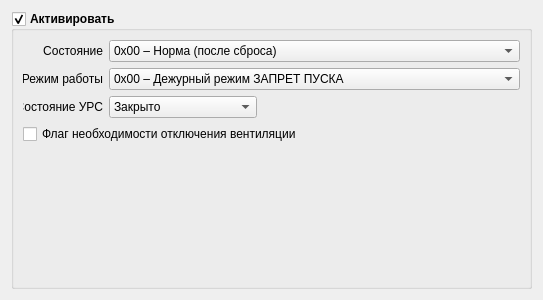
<?xml version="1.0" encoding="UTF-8"?>
<ui version="4.0">
 <class>Form</class>
 <widget class="QWidget" name="Form">
  <property name="geometry">
   <rect>
    <x>0</x>
    <y>0</y>
    <width>543</width>
    <height>300</height>
   </rect>
  </property>
  <property name="windowTitle">
   <string>Form</string>
  </property>
  <layout class="QVBoxLayout" name="verticalLayout">
   <item>
    <widget class="QGroupBox" name="groupValues_0x13">
     <property name="font">
      <font>
       <weight>75</weight>
       <bold>true</bold>
      </font>
     </property>
     <property name="title">
      <string>Активировать</string>
     </property>
     <property name="checkable">
      <bool>true</bool>
     </property>
     <layout class="QVBoxLayout" name="verticalLayout_2">
      <item>
       <layout class="QHBoxLayout" name="horizontalLayout_3">
        <item>
         <widget class="QLabel" name="label_3">
          <property name="minimumSize">
           <size>
            <width>80</width>
            <height>0</height>
           </size>
          </property>
          <property name="maximumSize">
           <size>
            <width>80</width>
            <height>16777215</height>
           </size>
          </property>
          <property name="font">
           <font>
            <weight>50</weight>
            <bold>false</bold>
           </font>
          </property>
          <property name="text">
           <string>Состояние</string>
          </property>
          <property name="alignment">
           <set>Qt::AlignRight|Qt::AlignTrailing|Qt::AlignVCenter</set>
          </property>
         </widget>
        </item>
        <item>
         <widget class="QComboBox" name="cbState_0x13">
          <property name="font">
           <font>
            <weight>50</weight>
            <bold>false</bold>
           </font>
          </property>
          <property name="sizeAdjustPolicy">
           <enum>QComboBox::AdjustToContents</enum>
          </property>
          <item>
           <property name="text">
            <string>0x00 – Норма (после сброса)</string>
           </property>
          </item>
          <item>
           <property name="text">
            <string>0x07 – ПУСК (идет отсчет времени)</string>
           </property>
          </item>
          <item>
           <property name="text">
            <string>0x08 – ОТМЕНА (отсчет времени приостановлен)</string>
           </property>
          </item>
          <item>
           <property name="text">
            <string>0x09 – Открытие УРС (УР)</string>
           </property>
          </item>
          <item>
           <property name="text">
            <string>0x0A – УРС не открылся</string>
           </property>
          </item>
          <item>
           <property name="text">
            <string>0x0B – УРС открылся</string>
           </property>
          </item>
          <item>
           <property name="text">
            <string>0x0C – ПУСК ПП (выдача пусковых импульсов на ЗПУ)</string>
           </property>
          </item>
          <item>
           <property name="text">
            <string>0x0D – Не сработали СДГ</string>
           </property>
          </item>
          <item>
           <property name="text">
            <string>0x0E – ПУСК ПРОШЕЛ</string>
           </property>
          </item>
         </widget>
        </item>
       </layout>
      </item>
      <item>
       <layout class="QHBoxLayout" name="horizontalLayout_4">
        <item>
         <widget class="QLabel" name="label_4">
          <property name="minimumSize">
           <size>
            <width>80</width>
            <height>0</height>
           </size>
          </property>
          <property name="maximumSize">
           <size>
            <width>80</width>
            <height>16777215</height>
           </size>
          </property>
          <property name="font">
           <font>
            <weight>50</weight>
            <bold>false</bold>
           </font>
          </property>
          <property name="text">
           <string>Режим работы</string>
          </property>
          <property name="alignment">
           <set>Qt::AlignRight|Qt::AlignTrailing|Qt::AlignVCenter</set>
          </property>
         </widget>
        </item>
        <item>
         <widget class="QComboBox" name="cbRegim_0x13">
          <property name="font">
           <font>
            <weight>50</weight>
            <bold>false</bold>
           </font>
          </property>
          <property name="sizeAdjustPolicy">
           <enum>QComboBox::AdjustToContents</enum>
          </property>
          <item>
           <property name="text">
            <string>0x00 – Дежурный режим ЗАПРЕТ ПУСКА</string>
           </property>
          </item>
          <item>
           <property name="text">
            <string>0x01 – Дежурный режим АВТОМАТИКА ОТКЛЮЧЕНА</string>
           </property>
          </item>
          <item>
           <property name="text">
            <string>0x03 – Режим пуска  - ПРИОСТАНОВЛЕН ОХТ</string>
           </property>
          </item>
          <item>
           <property name="text">
            <string>0x04 – Режим пуска  - МЕСТНЫЙ (РУЧНОЙ)</string>
           </property>
          </item>
          <item>
           <property name="text">
            <string>0x05 – Режим пуска  - ДИСТАНЦИОННЫЙ</string>
           </property>
          </item>
          <item>
           <property name="text">
            <string>0x07 – Режим пуска  - УДАЛЕННЫЙ ОТ СИСТЕМЫ УПРАВЛЕНИЯ</string>
           </property>
          </item>
         </widget>
        </item>
       </layout>
      </item>
      <item>
       <layout class="QHBoxLayout" name="horizontalLayout_5">
        <item>
         <widget class="QLabel" name="label_5">
          <property name="minimumSize">
           <size>
            <width>80</width>
            <height>0</height>
           </size>
          </property>
          <property name="maximumSize">
           <size>
            <width>80</width>
            <height>16777215</height>
           </size>
          </property>
          <property name="font">
           <font>
            <weight>50</weight>
            <bold>false</bold>
           </font>
          </property>
          <property name="text">
           <string>Состояние УРС</string>
          </property>
          <property name="alignment">
           <set>Qt::AlignRight|Qt::AlignTrailing|Qt::AlignVCenter</set>
          </property>
         </widget>
        </item>
        <item>
         <widget class="QComboBox" name="cbURSState_0x13">
          <property name="font">
           <font>
            <weight>50</weight>
            <bold>false</bold>
           </font>
          </property>
          <property name="sizeAdjustPolicy">
           <enum>QComboBox::AdjustToContents</enum>
          </property>
          <item>
           <property name="text">
            <string>Закрыто</string>
           </property>
          </item>
          <item>
           <property name="text">
            <string>Частичное открытие</string>
           </property>
          </item>
          <item>
           <property name="text">
            <string>Открылось</string>
           </property>
          </item>
         </widget>
        </item>
        <item>
         <spacer name="horizontalSpacer_2">
          <property name="orientation">
           <enum>Qt::Horizontal</enum>
          </property>
          <property name="sizeHint" stdset="0">
           <size>
            <width>40</width>
            <height>20</height>
           </size>
          </property>
         </spacer>
        </item>
       </layout>
      </item>
      <item>
       <widget class="QCheckBox" name="checkOtklVent_0x13">
        <property name="font">
         <font>
          <weight>50</weight>
          <bold>false</bold>
         </font>
        </property>
        <property name="text">
         <string>Флаг необходимости отключения вентиляции</string>
        </property>
       </widget>
      </item>
      <item>
       <spacer name="verticalSpacer">
        <property name="orientation">
         <enum>Qt::Vertical</enum>
        </property>
        <property name="sizeHint" stdset="0">
         <size>
          <width>20</width>
          <height>40</height>
         </size>
        </property>
       </spacer>
      </item>
     </layout>
    </widget>
   </item>
  </layout>
 </widget>
 <resources/>
 <connections/>
</ui>
